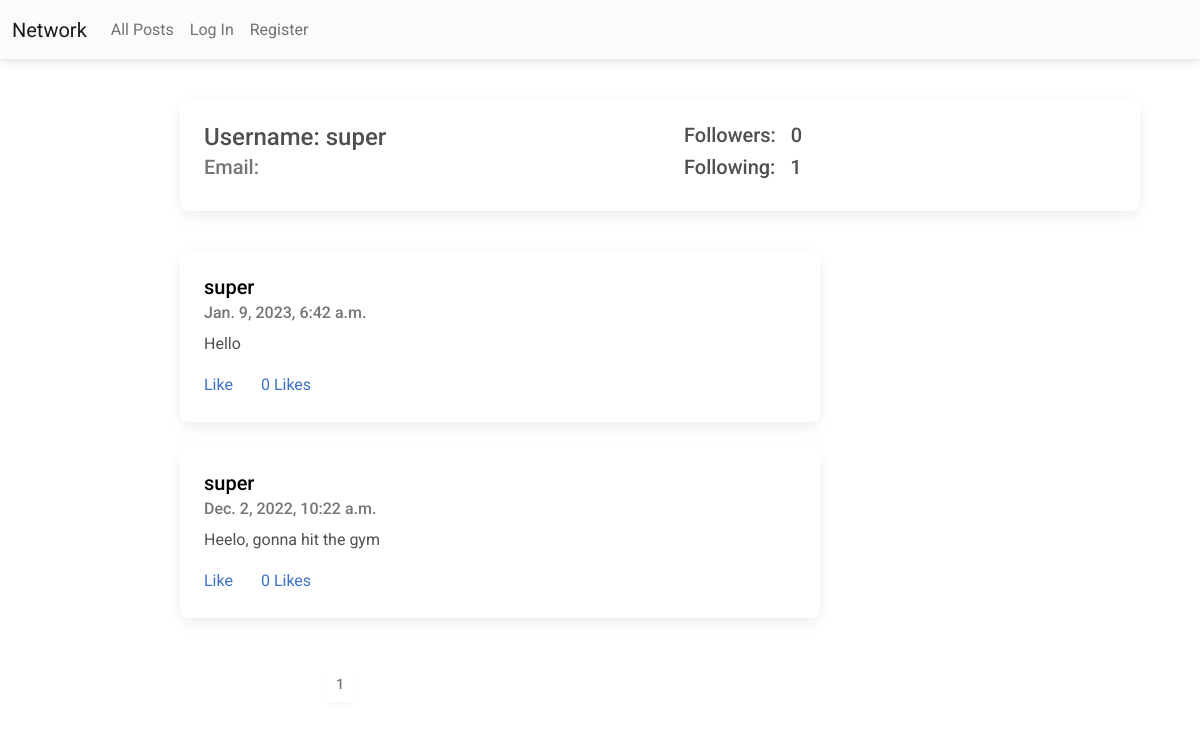
The app's page /profile/super, older data.
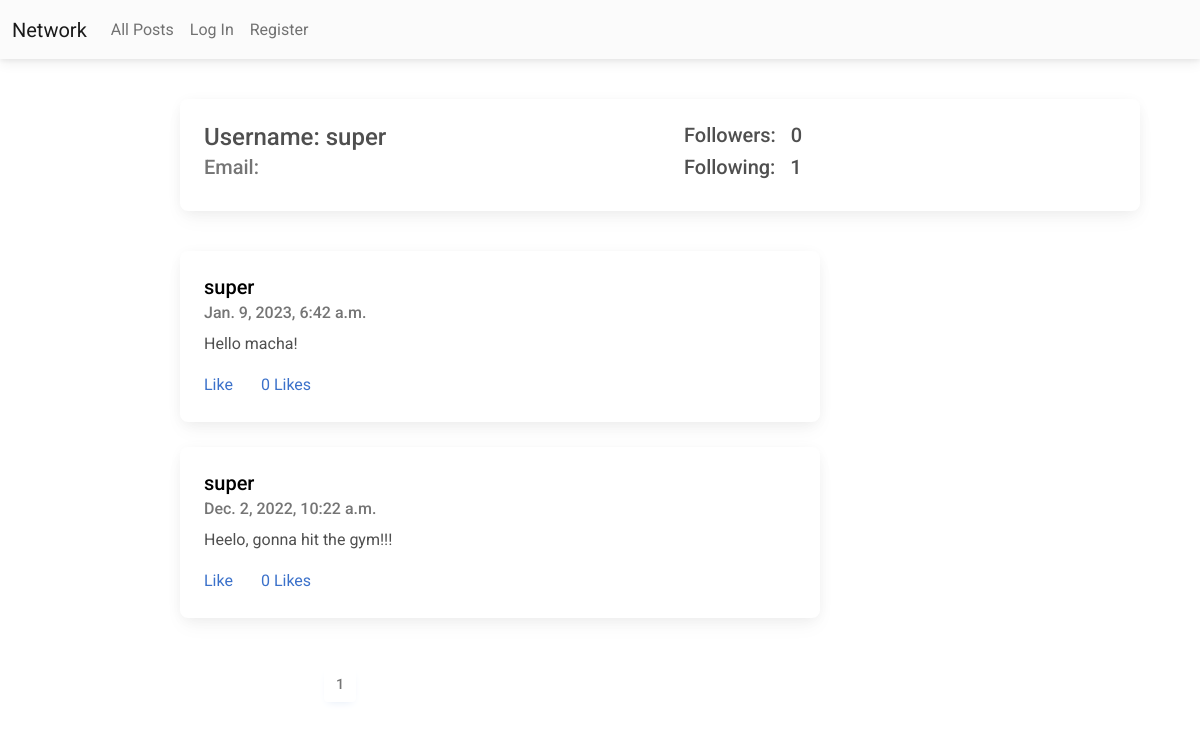
The same page, newer data.
### network/models.py (models this page shows, shortened)
class Post(models.Model):
    id = models.AutoField(primary_key=True)
    user = models.ForeignKey(User, on_delete=models.CASCADE, related_name="posts")
    content = models.TextField(blank=True)
    likes=models.ManyToManyField(User, blank=True, related_name="liked_posts")
    timestamp = models.DateTimeField(auto_now_add=True)

class User(AbstractUser):
    followers = models.ManyToManyField("User", blank=True, related_name="user_following")
    following = models.ManyToManyField("User", blank=True, related_name="user_followers")

### profilepage/views.py (the view)
# urls.py: path("<str:username>", views.profile, name="profile"),
def profile(request, username):
    profile = User.objects.get(username=username)
    followers = profile.followers.all()
    following = profile.following.all()
    posts = profile.posts.all().order_by('-timestamp')
    paginator = Paginator(posts, 10)
    page_number = request.GET.get('page')
    page_obj = paginator.get_page(page_number)
    total_pages = range(1, paginator.num_pages+1)
    if request.user in followers:
        is_follower = True
    else:
        is_follower = False
    context={'profile': profile, 'followers': followers, 'following': following, 'page_obj': page_obj, 'total_pages': total_pages, 'is_follower': is_follower}
    return render(request, "profilepage/profile.html", context=context)

### profilepage/templates/profilepage/profile.html (shortened to what this page needs)
{% extends "network/layout.html" %}
{% load static %}
{% block body %}
    <div class="userdetails">
        <div class="spacing">
            <div class="card mb-3" style="width: 60rem;">
                <div class="row g-0">
                    <div class="col-md-6">
                        <div class="card-body">
                            <h4 class="card-title">Username: {{ profile.username }}</h4>
                            <h5 class="card-subtitle mb-2 text-muted">Email: {{ profile.email }}</h5>
                        </div>
                    </div>
                    <div class="col-md-6">
                        <div class="card-body">
                            <h5 class="card-title">Followers: &nbsp; {{followers|length}}</h5>
                            <h5 class="card-title">Following: &nbsp; {{following|length}}</h5>
                        </div>
                    </div>
                </div>
            </div>
        </div>
    </div>
    <div class="userposts">
        <div class="spacing">
            {% for post in page_obj %}
                <div class="card">
                    <div class="card-body" id="post-{{post.pk}}">
                        <a class="post_user" href="{% url 'profile' post.user %}"><h5 class="card-title">{{post.user}}</h5></a>
                        <h6 class="card-subtitle mb-2 text-muted">{{ post.timestamp }}</h6>
                        <p id="content-{{post.pk}}"class="card-text">{{ post.content }}</p>
                        <a href="#" class="card-link">Like</a>
                        <a href="#" class="card-link">
                            {% if post.like %}
                                {{ post.likes }} &nbsp
                            {% else %}
                                0 Likes &nbsp
                            {% endif %}
                        </a>
                    </div>
                </div>
                <br>
            {% endfor %}
            <nav id="pagination">
                <ul class="pagination">
                    {% for page in total_pages %}
                        {% if page_obj.number == page %}
                            <li class="page-item active disabled"><a class="page-link" href="#">{{ page }}</a></li>
                        {% else %}
                            <li class="page-item"><a class="page-link" href="?page={{page}}">{{ page }}</a></li>
                        {% endif %}
                    {% endfor %}
                </ul>
            </nav>
        </div>
    </div>
{% endblock %}

Row changes from the older to the newer data that the page shows:
changed Post: content "Hello" → "Hello macha!"
changed Post: content "Heelo, gonna hit the gym" → "Heelo, gonna hit the gym!!!"
